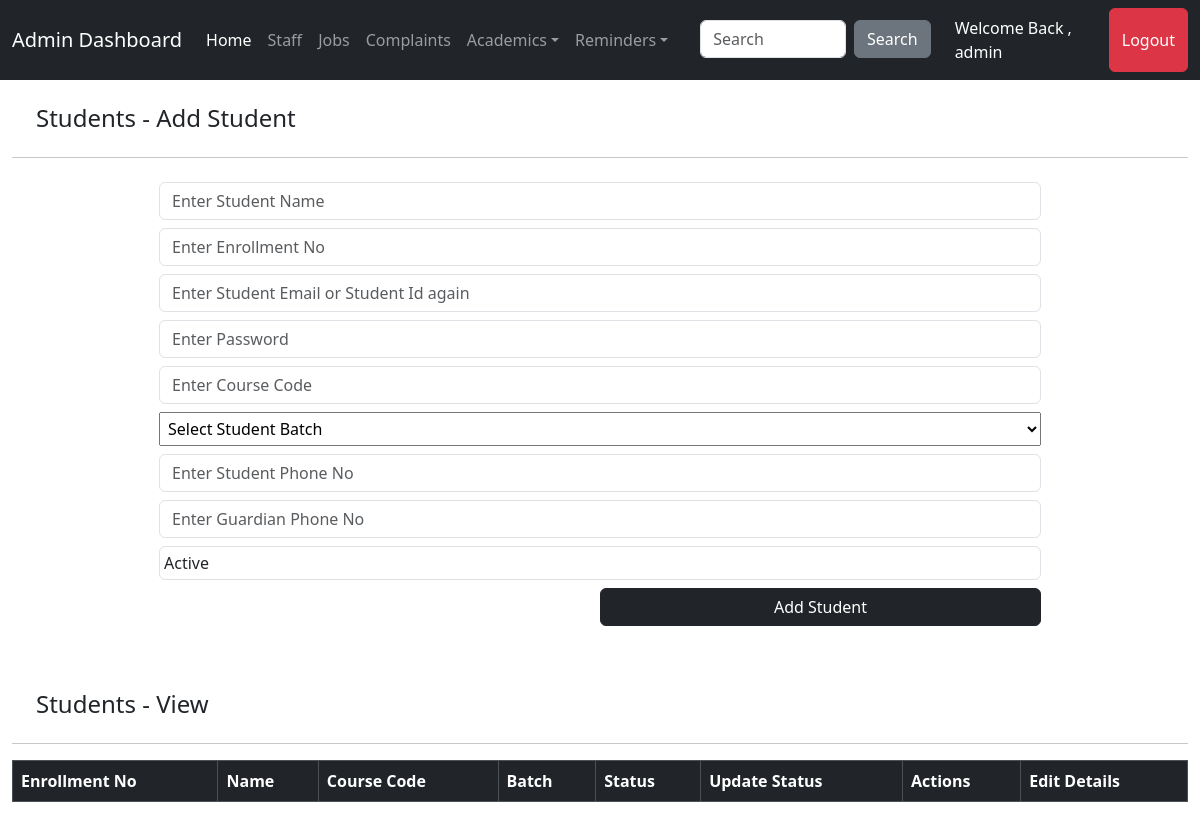
Page /Admin/students.php (signed in) on the earlier database version.
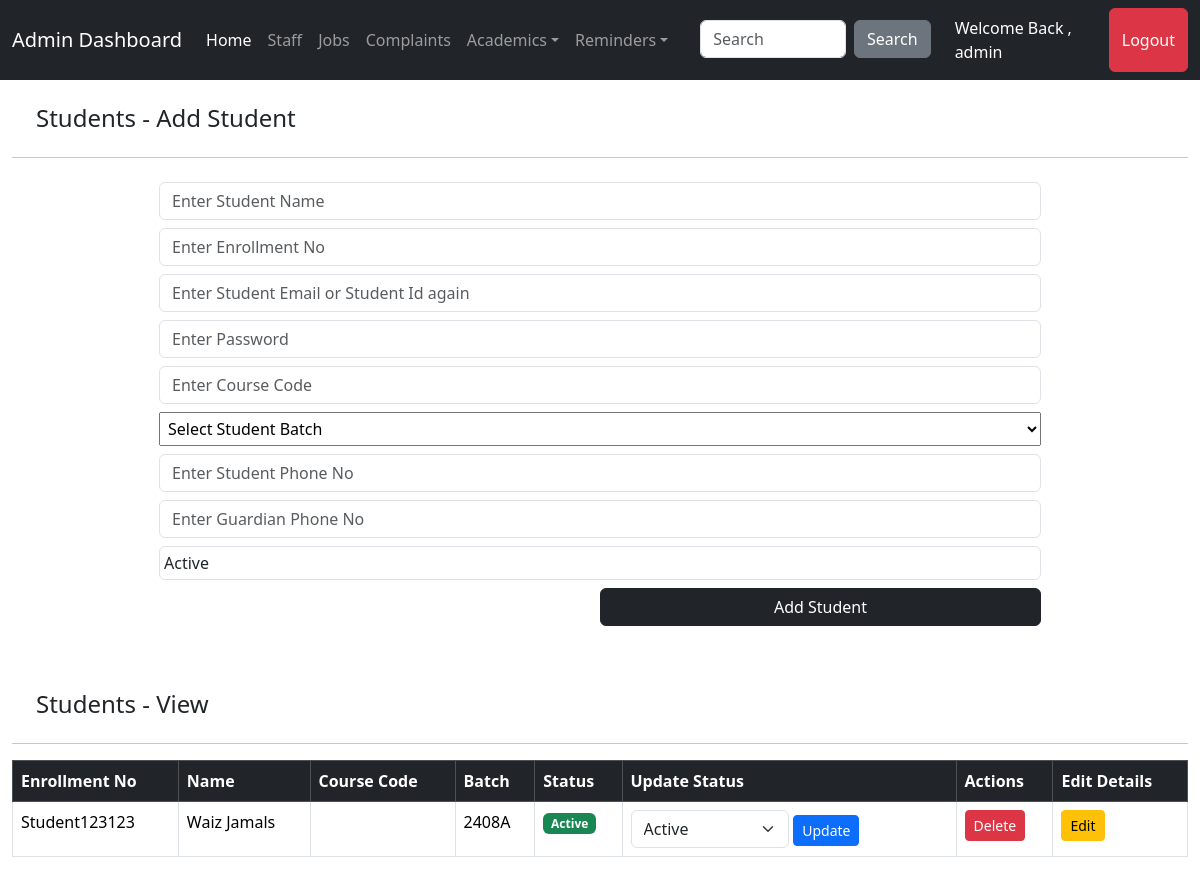
Same page on the later database version.
### tables this page shows
CREATE TABLE IF NOT EXISTS `student` (
  `studentid` int NOT NULL AUTO_INCREMENT,
  `studentname` varchar(100) DEFAULT NULL,
  `enrollmentno` varchar(1000) DEFAULT NULL,
  `studentemail` varchar(200) DEFAULT NULL,
  `studentpassword` varchar(200) DEFAULT NULL,
  `studentbatch` int DEFAULT NULL,
  `studentphoneno` varchar(40) DEFAULT NULL,
  `studentguardianphoneno` varchar(40) DEFAULT NULL,
  `studentstatus` varchar(10) NOT NULL,
  PRIMARY KEY (`studentid`),
  KEY `studentbatch` (`studentbatch`)
);

CREATE TABLE IF NOT EXISTS `batches` (
  `batchid` int NOT NULL AUTO_INCREMENT,
  `batchcode` varchar(100) DEFAULT NULL,
  `batchtimings` varchar(100) DEFAULT NULL,
  `batchdays` varchar(10) NOT NULL,
  `batchinstructor` int DEFAULT NULL,
  `currentsem` varchar(50) NOT NULL,
  `batchtype` varchar(200) DEFAULT NULL,
  `batchstartdate` date DEFAULT NULL,
  `batchstatus` varchar(50) NOT NULL DEFAULT 'Active',
  PRIMARY KEY (`batchid`),
  KEY `batchinstructor` (`batchinstructor`)
);

### Admin/students.php (the view, shortened to what this page needs)
<?php
include('../connect.php');
include('headeradmin.php');
$query = "SELECT student.*, batches.batchcode FROM student
          INNER JOIN batches ON student.studentbatch = batches.batchid";
$result = mysqli_query($conn, $query);
?>
<div class="container-fluid">
    <h4 class="m-4">Students - Add Student</h4>
    <hr>
    <div class="d-flex justify-content-center align-items-center">
        <div class="w-75">
            <form action="" method="post">
                <input type="text" name="studentname" class="mt-2 form-control" placeholder="Enter Student Name" required>
                <input type="text" name="enrollmentno" class="mt-2 form-control" placeholder="Enter Enrollment No" required>
                <input type="text" name="studentemail" class="mt-2 form-control" placeholder="Enter Student Email or Student Id again" required>
                <input type="password" name="studentpassword" class="mt-2 form-control" placeholder="Enter Password" required>
                <input type="text" name="course_code" class="mt-2 form-control" placeholder="Enter Course Code" required>
                <select name="studentbatch" class="mt-2 w-100 p-1" required>
                    <option value="" selected disabled>Select Student Batch</option>
                </select>
                <input type="text" name="studentphoneno" class="mt-2 form-control" placeholder="Enter Student Phone No" required>
                <input type="text" name="studentguardianphoneno" class="mt-2 form-control" placeholder="Enter Guardian Phone No" required>
                <select name="studentstatus" class="mt-2 w-100 p-1 form-control" required>
                    <option value="Active">Active</option>
                </select>
                <button type="submit" class="btn btn-dark mt-2 w-50 float-end" name="btnaddstudent">Add Student</button>
            </form>
        </div>
    </div>
</div>
<div class="container-fluid mt-5">
    <h4 class="m-4 pt-3">Students - View</h4>
    <hr>
    <div class="table table-responsive">
    <table id="studentsTable" class="table table-bordered">
        <thead class="table-dark">
            <tr>
                <th>Enrollment No</th>
                <th>Name</th>
                <th>Course Code</th>
                <th>Batch</th>
                <th>Status</th>
                <th>Update Status</th>
                <th>Actions</th>
                <th>Edit Details</th>
            </tr>
        </thead>
        <tbody>
            <?php while ($row = mysqli_fetch_array($result)) { ?>
                <tr>
                    <td><?php echo $row['enrollmentno']; ?></td>
                    <td><?php echo $row['studentname']; ?></td>
                    <td><?php echo $row['course_code']; ?></td>
                    <td><?php echo $row['batchcode']; ?></td>
                    <td><span class="badge bg-<?php echo ($row['studentstatus'] == 'Active') ? 'success' : 'danger'; ?>"> <?php echo $row['studentstatus']; ?> </span></td>
                    <td>
                        <form method="post" action="">
                            <select name="new_status" class="form-select d-inline w-50">
                                <option value="Active">Active</option>
                            </select>
                            <button type="submit" class="btn btn-primary btn-sm" name="update_status">Update</button>
                        </form>
                    </td>
                    <td>
                        <form method="post" action="">
                            <button type="submit" class="btn btn-danger btn-sm" name="delete_student">Delete</button>
                        </form>
                    </td>
                    <td>
                        <form method="get" action="edit_student.php">
                            <button type="submit" class="btn btn-warning btn-sm">Edit</button>
                        </form>
                    </td>
                </tr>
            <?php } ?>
        </tbody>
    </table>
    </div>
</div>
<?php include('footeradmin.php'); ?>
<link rel="stylesheet" href="https://cdn.datatables.net/1.13.4/css/jquery.dataTables.min.css">

Differences in the rows shown:
added student: enrollmentno "Student123123", studentname "Waiz Jamals", studentbatch.batchcode "2408A", studentstatus "Active"
